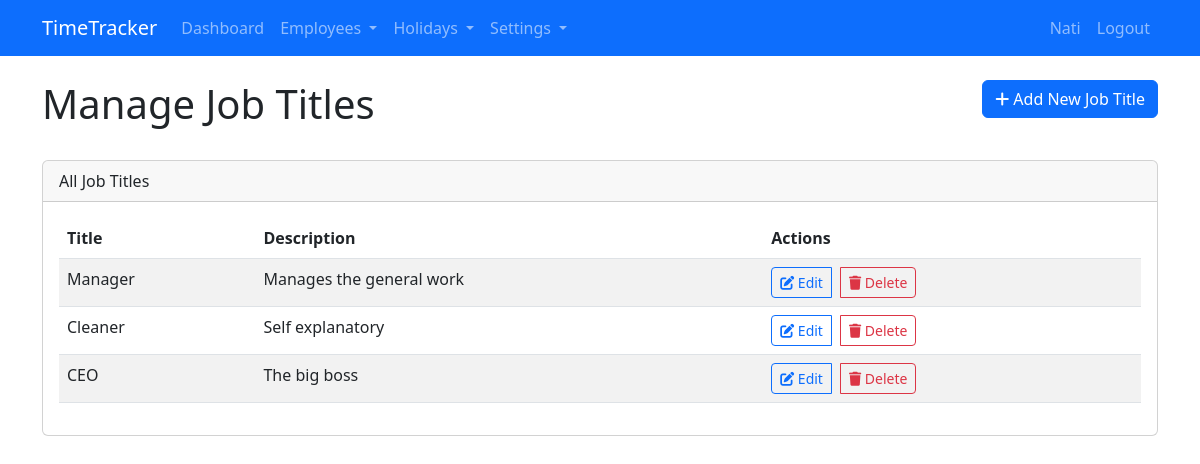
Page /job_titles (signed in) on the committed database.
### app.py (models this page shows, shortened)
class User(UserMixin, db.Model):
    id = db.Column(db.Integer, primary_key=True)
    username = db.Column(db.String(80), unique=True, nullable=False)
    email = db.Column(db.String(120), unique=True, nullable=False)
    password_hash = db.Column(db.String(128))
    is_admin = db.Column(db.Boolean, default=False)
    company_id = db.Column(db.Integer, db.ForeignKey('company.id'))

class JobTitle(db.Model):
    id = db.Column(db.Integer, primary_key=True)
    title = db.Column(db.String(100), nullable=False)
    description = db.Column(db.Text)
    company_id = db.Column(db.Integer, db.ForeignKey('company.id'), nullable=False)
    work_start_time = db.Column(db.Time, nullable=True)  # Custom start time, NULL means use company default
    work_end_time = db.Column(db.Time, nullable=True)    # Custom end time, NULL means use company default
    employees = db.relationship('Employee', backref='job_title', lazy=True)

### app.py (the view)
@app.route('/job_titles')
@login_required
def job_titles():
    if not current_user.is_admin:
        flash('Access denied.')
        return redirect(url_for('dashboard'))
    company = current_user.company
    titles = JobTitle.query.filter_by(company_id=company.id).all()
    return render_template('job_titles.html', titles=titles)

### app.py (called while the page is built)
@login_manager.user_loader
def load_user(user_id):
    return User.query.get(int(user_id))

### templates/job_titles.html (shortened to what this page needs)
{% extends "base.html" %}
{% block content %}
<div class="row mb-4">
    <div class="col-md-8">
        <h1>Manage Job Titles</h1>
    </div>
    <div class="col-md-4 text-end">
        <a href="{{ url_for('add_job_title') }}" class="btn btn-primary">
            <i class="fas fa-plus"></i> Add New Job Title
        </a>
    </div>
</div>
<div class="row">
    <div class="col-md-12">
        <div class="card">
            <div class="card-header">All Job Titles</div>
            <div class="card-body">
                {% if titles %}
                <div class="table-responsive">
                    <table class="table table-striped">
                        <thead>
                            <tr>
                                <th>Title</th>
                                <th>Description</th>
                                <th>Actions</th>
                            </tr>
                        </thead>
                        <tbody>
                            {% for title in titles %}
                            <tr>
                                <td>{{ title.title }}</td>
                                <td>{{ title.description }}</td>
                                <td>
                                    <div class="btn-group">
                                        <a href="{{ url_for('edit_job_title', title_id=title.id) }}" class="btn btn-outline-primary btn-sm">
                                            <i class="fas fa-edit"></i> Edit
                                        </a>
                                        <a href="{{ url_for('delete_job_title', title_id=title.id) }}" class="btn btn-outline-danger btn-sm ms-2" onclick="return confirm('Are you sure you want to delete this job title?');">
                                            <i class="fas fa-trash"></i> Delete
                                        </a>
                                    </div>
                                </td>
                            </tr>
                            {% endfor %}
                        </tbody>
                    </table>
                </div>
                {% else %}
                <p class="text-center">No job titles found. <a href="{{ url_for('add_job_title') }}">Add a job title</a> to get started.</p>
                {% endif %}
            </div>
        </div>
    </div>
</div>
{% endblock %}

### templates/base.html (shortened to what this page needs)
<!DOCTYPE html>
<html lang="en">
<head>
    <link href="https://cdn.jsdelivr.net/npm/bootstrap@5.3.0-alpha1/dist/css/bootstrap.min.css" rel="stylesheet">
    <link href="https://cdnjs.cloudflare.com/ajax/libs/font-awesome/6.0.0/css/all.min.css" rel="stylesheet">
</head>
<body>
    <nav class="navbar navbar-expand-lg navbar-dark bg-primary">
        <div class="container">
            <a class="navbar-brand" href="{{ url_for('index') }}">TimeTracker</a>
            <div class="collapse navbar-collapse" id="navbarNav">
                <ul class="navbar-nav me-auto">
                    {% if current_user.is_authenticated %}
                    <li class="nav-item">
                        <a class="nav-link" href="{{ url_for('dashboard') }}">Dashboard</a>
                    </li>
                    {% if current_user.is_admin %}
                    <li class="nav-item dropdown">
                        <a class="nav-link dropdown-toggle" href="#" id="employeesDropdown" role="button" data-bs-toggle="dropdown" aria-expanded="false">
                            Employees
                        </a>
                    </li>
                    <li class="nav-item dropdown">
                        <a class="nav-link dropdown-toggle" href="#" id="holidaysDropdown" role="button" data-bs-toggle="dropdown" aria-expanded="false">
                            Holidays
                        </a>
                    </li>
                    <li class="nav-item dropdown">
                        <a class="nav-link dropdown-toggle" href="#" id="settingsDropdown" role="button" data-bs-toggle="dropdown" aria-expanded="false">
                            Settings
                        </a>
                    </li>
                    {% endif %}
                    {% endif %}
                </ul>
                <ul class="navbar-nav">
                    {% if current_user.is_authenticated %}
                    <li class="nav-item">
                        <span class="nav-link">{{ current_user.username }}</span>
                    </li>
                    <li class="nav-item">
                        <a class="nav-link" href="{{ url_for('logout') }}">Logout</a>
                    </li>
                    {% endif %}
                </ul>
            </div>
        </div>
    </nav>
    <div class="container mt-4">
        {% block content %}{% endblock %}
    </div>
</body>
</html>

### rows in the picture
User: username "Nati"
JobTitle: title "Manager", description "Manages the general work"
JobTitle: title "Cleaner", description "Self explanatory"
JobTitle: title "CEO", description "The big boss"
